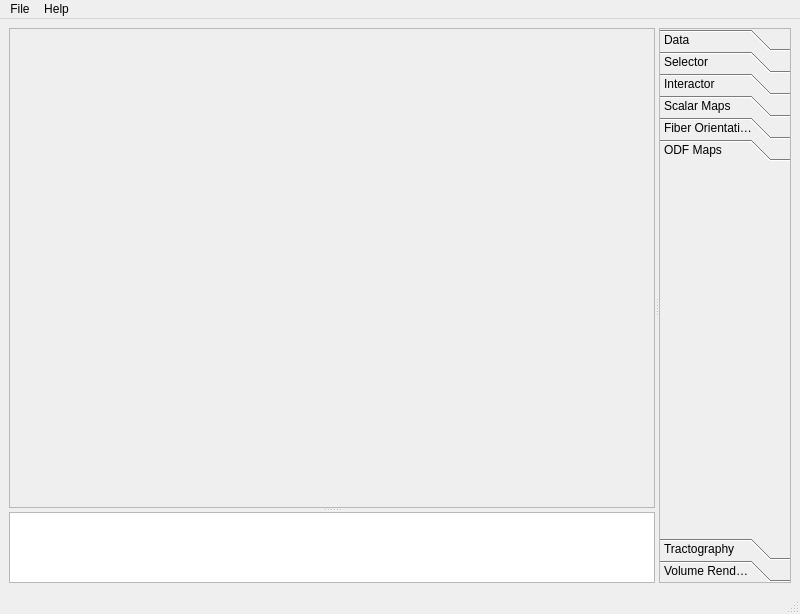
<?xml version="1.0" encoding="UTF-8"?>
<ui version="4.0">
 <class>window</class>
 <widget class="QMainWindow" name="window">
  <property name="geometry">
   <rect>
    <x>0</x>
    <y>0</y>
    <width>800</width>
    <height>614</height>
   </rect>
  </property>
  <property name="sizePolicy">
   <sizepolicy hsizetype="Preferred" vsizetype="Preferred">
    <horstretch>0</horstretch>
    <verstretch>0</verstretch>
   </sizepolicy>
  </property>
  <property name="minimumSize">
   <size>
    <width>800</width>
    <height>600</height>
   </size>
  </property>
  <property name="windowTitle">
   <string>Polarized Light Imaging Viewer</string>
  </property>
  <property name="layoutDirection">
   <enum>Qt::LeftToRight</enum>
  </property>
  <widget class="QWidget" name="main">
   <property name="enabled">
    <bool>true</bool>
   </property>
   <property name="autoFillBackground">
    <bool>false</bool>
   </property>
   <layout class="QGridLayout" name="gridLayout">
    <item row="0" column="0">
     <widget class="QSplitter" name="splitter">
      <property name="orientation">
       <enum>Qt::Horizontal</enum>
      </property>
      <widget class="QSplitter" name="splitter_vertical_left">
       <property name="sizePolicy">
        <sizepolicy hsizetype="Preferred" vsizetype="Preferred">
         <horstretch>1</horstretch>
         <verstretch>0</verstretch>
        </sizepolicy>
       </property>
       <property name="minimumSize">
        <size>
         <width>0</width>
         <height>0</height>
        </size>
       </property>
       <property name="orientation">
        <enum>Qt::Vertical</enum>
       </property>
       <property name="handleWidth">
        <number>4</number>
       </property>
       <widget class="QFrame" name="viewer_frame">
        <property name="sizePolicy">
         <sizepolicy hsizetype="Expanding" vsizetype="Expanding">
          <horstretch>0</horstretch>
          <verstretch>0</verstretch>
         </sizepolicy>
        </property>
        <property name="minimumSize">
         <size>
          <width>0</width>
          <height>480</height>
         </size>
        </property>
        <property name="frameShape">
         <enum>QFrame::StyledPanel</enum>
        </property>
        <property name="frameShadow">
         <enum>QFrame::Sunken</enum>
        </property>
        <property name="lineWidth">
         <number>2</number>
        </property>
        <layout class="QGridLayout" name="grid_layout_viewer">
         <property name="leftMargin">
          <number>0</number>
         </property>
         <property name="topMargin">
          <number>0</number>
         </property>
         <property name="rightMargin">
          <number>0</number>
         </property>
         <property name="bottomMargin">
          <number>0</number>
         </property>
         <item row="0" column="0">
          <widget class="pli::viewer" name="viewer" native="true">
           <property name="sizePolicy">
            <sizepolicy hsizetype="Expanding" vsizetype="Expanding">
             <horstretch>0</horstretch>
             <verstretch>0</verstretch>
            </sizepolicy>
           </property>
           <property name="minimumSize">
            <size>
             <width>0</width>
             <height>0</height>
            </size>
           </property>
          </widget>
         </item>
        </layout>
       </widget>
       <widget class="QTextBrowser" name="console">
        <property name="enabled">
         <bool>true</bool>
        </property>
        <property name="sizePolicy">
         <sizepolicy hsizetype="Preferred" vsizetype="Preferred">
          <horstretch>0</horstretch>
          <verstretch>0</verstretch>
         </sizepolicy>
        </property>
        <property name="maximumSize">
         <size>
          <width>16777215</width>
          <height>320</height>
         </size>
        </property>
        <property name="focusPolicy">
         <enum>Qt::NoFocus</enum>
        </property>
        <property name="frameShape">
         <enum>QFrame::StyledPanel</enum>
        </property>
        <property name="frameShadow">
         <enum>QFrame::Sunken</enum>
        </property>
        <property name="lineWidth">
         <number>2</number>
        </property>
        <property name="verticalScrollBarPolicy">
         <enum>Qt::ScrollBarAsNeeded</enum>
        </property>
        <property name="horizontalScrollBarPolicy">
         <enum>Qt::ScrollBarAlwaysOff</enum>
        </property>
        <property name="textInteractionFlags">
         <set>Qt::LinksAccessibleByKeyboard|Qt::LinksAccessibleByMouse|Qt::TextBrowserInteraction|Qt::TextSelectableByKeyboard|Qt::TextSelectableByMouse</set>
        </property>
       </widget>
      </widget>
      <widget class="QToolBox" name="toolbox">
       <property name="sizePolicy">
        <sizepolicy hsizetype="Preferred" vsizetype="Preferred">
         <horstretch>0</horstretch>
         <verstretch>0</verstretch>
        </sizepolicy>
       </property>
       <property name="minimumSize">
        <size>
         <width>0</width>
         <height>0</height>
        </size>
       </property>
       <property name="font">
        <font>
         <weight>50</weight>
         <bold>false</bold>
        </font>
       </property>
       <property name="frameShape">
        <enum>QFrame::StyledPanel</enum>
       </property>
       <property name="frameShadow">
        <enum>QFrame::Sunken</enum>
       </property>
       <property name="lineWidth">
        <number>2</number>
       </property>
       <property name="currentIndex">
        <number>5</number>
       </property>
       <property name="tabSpacing">
        <number>0</number>
       </property>
       <widget class="pli::data_plugin" name="plugin_data">
        <property name="enabled">
         <bool>true</bool>
        </property>
        <property name="geometry">
         <rect>
          <x>0</x>
          <y>0</y>
          <width>117</width>
          <height>385</height>
         </rect>
        </property>
        <property name="font">
         <font>
          <weight>50</weight>
          <bold>false</bold>
         </font>
        </property>
        <attribute name="label">
         <string>Data</string>
        </attribute>
       </widget>
       <widget class="pli::selector_plugin" name="plugin_selection">
        <property name="geometry">
         <rect>
          <x>0</x>
          <y>0</y>
          <width>117</width>
          <height>385</height>
         </rect>
        </property>
        <attribute name="label">
         <string>Selector</string>
        </attribute>
       </widget>
       <widget class="pli::interactor_plugin" name="plugin_interactor">
        <property name="geometry">
         <rect>
          <x>0</x>
          <y>0</y>
          <width>117</width>
          <height>385</height>
         </rect>
        </property>
        <attribute name="label">
         <string>Interactor</string>
        </attribute>
       </widget>
       <widget class="pli::scalar_plugin" name="plugin_scalar">
        <property name="geometry">
         <rect>
          <x>0</x>
          <y>0</y>
          <width>117</width>
          <height>385</height>
         </rect>
        </property>
        <attribute name="label">
         <string>Scalar Maps</string>
        </attribute>
       </widget>
       <widget class="pli::fom_plugin" name="plugin_fom">
        <property name="geometry">
         <rect>
          <x>0</x>
          <y>0</y>
          <width>117</width>
          <height>385</height>
         </rect>
        </property>
        <attribute name="label">
         <string>Fiber Orientation Maps</string>
        </attribute>
        <layout class="QGridLayout" name="grid_layout_fom"/>
       </widget>
       <widget class="pli::odf_plugin" name="plugin_odf">
        <property name="geometry">
         <rect>
          <x>0</x>
          <y>0</y>
          <width>117</width>
          <height>385</height>
         </rect>
        </property>
        <attribute name="label">
         <string>ODF Maps</string>
        </attribute>
        <layout class="QGridLayout" name="grid_layout_fdm"/>
       </widget>
       <widget class="pli::tractography_plugin" name="plugin_tractography">
        <property name="geometry">
         <rect>
          <x>0</x>
          <y>0</y>
          <width>117</width>
          <height>385</height>
         </rect>
        </property>
        <attribute name="label">
         <string>Tractography</string>
        </attribute>
       </widget>
       <widget class="pli::volume_rendering_plugin" name="plugin_volume_rendering">
        <property name="geometry">
         <rect>
          <x>0</x>
          <y>0</y>
          <width>117</width>
          <height>385</height>
         </rect>
        </property>
        <attribute name="label">
         <string>Volume Rendering</string>
        </attribute>
       </widget>
      </widget>
     </widget>
    </item>
   </layout>
  </widget>
  <widget class="QMenuBar" name="menu_bar">
   <property name="geometry">
    <rect>
     <x>0</x>
     <y>0</y>
     <width>800</width>
     <height>21</height>
    </rect>
   </property>
   <widget class="QMenu" name="menu_file">
    <property name="title">
     <string>File</string>
    </property>
    <addaction name="action_fullscreen"/>
    <addaction name="action_file_exit"/>
   </widget>
   <widget class="QMenu" name="menu_help">
    <property name="title">
     <string>Help</string>
    </property>
    <addaction name="action_help_version"/>
    <addaction name="action_help_gpu_info"/>
   </widget>
   <addaction name="menu_file"/>
   <addaction name="menu_help"/>
  </widget>
  <widget class="QStatusBar" name="status_bar">
   <property name="enabled">
    <bool>false</bool>
   </property>
  </widget>
  <action name="action_file_exit">
   <property name="text">
    <string>Exit</string>
   </property>
   <property name="shortcut">
    <string>Esc</string>
   </property>
  </action>
  <action name="action_edit_undo">
   <property name="text">
    <string>Undo</string>
   </property>
   <property name="shortcut">
    <string>Ctrl+Z</string>
   </property>
  </action>
  <action name="action_edit_redo">
   <property name="text">
    <string>Redo</string>
   </property>
   <property name="shortcut">
    <string>Ctrl+Y</string>
   </property>
  </action>
  <action name="action_help_version">
   <property name="text">
    <string>Version</string>
   </property>
  </action>
  <action name="action_fullscreen">
   <property name="text">
    <string>Fullscreen</string>
   </property>
   <property name="shortcut">
    <string>F11</string>
   </property>
  </action>
  <action name="action_help_gpu_info">
   <property name="text">
    <string>GPU Info</string>
   </property>
  </action>
 </widget>
 <customwidgets>
  <customwidget>
   <class>pli::data_plugin</class>
   <extends>QWidget</extends>
   <header location="global">pli_vis/ui/plugins/data_plugin.hpp</header>
   <container>1</container>
  </customwidget>
  <customwidget>
   <class>pli::fom_plugin</class>
   <extends>QWidget</extends>
   <header location="global">pli_vis/ui/plugins/fom_plugin.hpp</header>
   <container>1</container>
  </customwidget>
  <customwidget>
   <class>pli::odf_plugin</class>
   <extends>QWidget</extends>
   <header location="global">pli_vis/ui/plugins/odf_plugin.hpp</header>
   <container>1</container>
  </customwidget>
  <customwidget>
   <class>pli::viewer</class>
   <extends>QWidget</extends>
   <header location="global">pli_vis/ui/widgets/viewer.hpp</header>
   <container>1</container>
  </customwidget>
  <customwidget>
   <class>pli::scalar_plugin</class>
   <extends>QWidget</extends>
   <header location="global">pli_vis/ui/plugins/scalar_plugin.hpp</header>
   <container>1</container>
  </customwidget>
  <customwidget>
   <class>pli::interactor_plugin</class>
   <extends>QWidget</extends>
   <header location="global">pli_vis/ui/plugins/interactor_plugin.hpp</header>
   <container>1</container>
  </customwidget>
  <customwidget>
   <class>pli::tractography_plugin</class>
   <extends>QWidget</extends>
   <header location="global">pli_vis/ui/plugins/tractography_plugin.hpp</header>
   <container>1</container>
  </customwidget>
  <customwidget>
   <class>pli::selector_plugin</class>
   <extends>QWidget</extends>
   <header location="global">pli_vis/ui/plugins/selector_plugin.hpp</header>
   <container>1</container>
  </customwidget>
  <customwidget>
   <class>pli::volume_rendering_plugin</class>
   <extends>QWidget</extends>
   <header location="global">pli_vis/ui/plugins/volume_rendering_plugin.hpp</header>
   <container>1</container>
  </customwidget>
 </customwidgets>
 <resources/>
 <connections/>
</ui>
